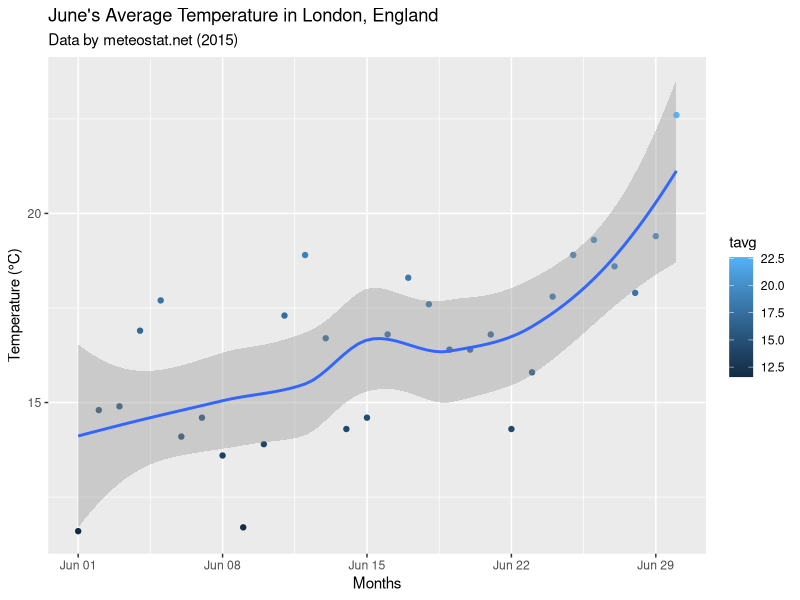
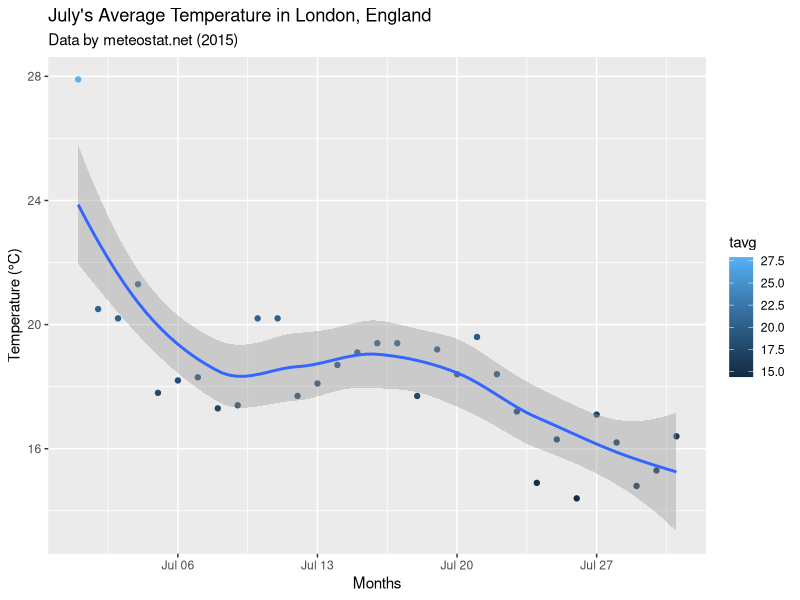
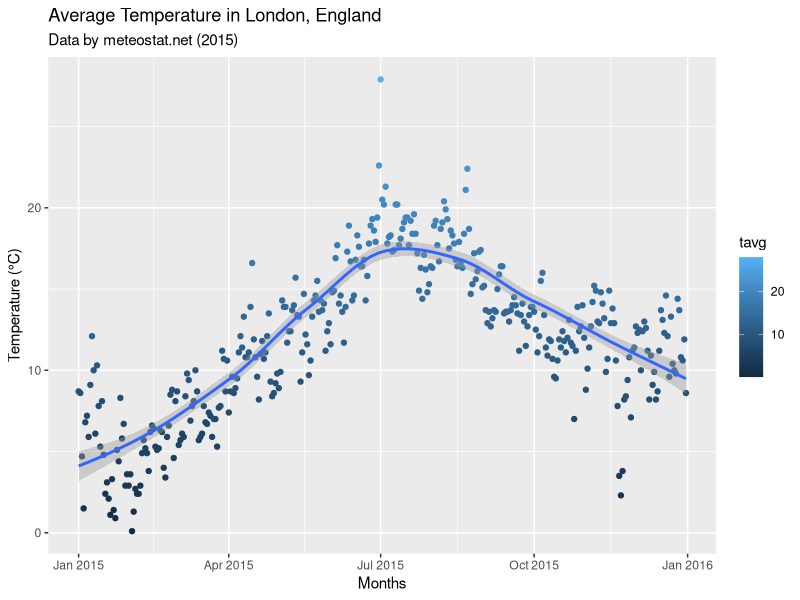
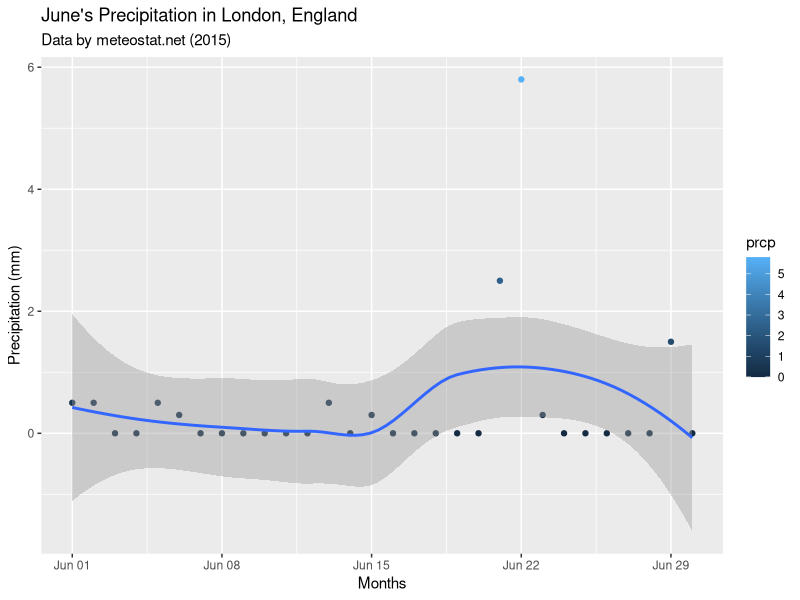
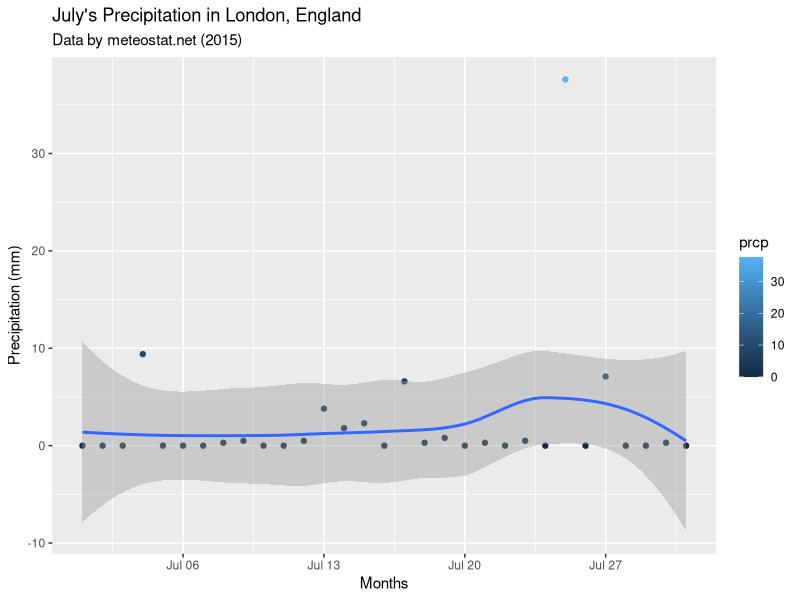
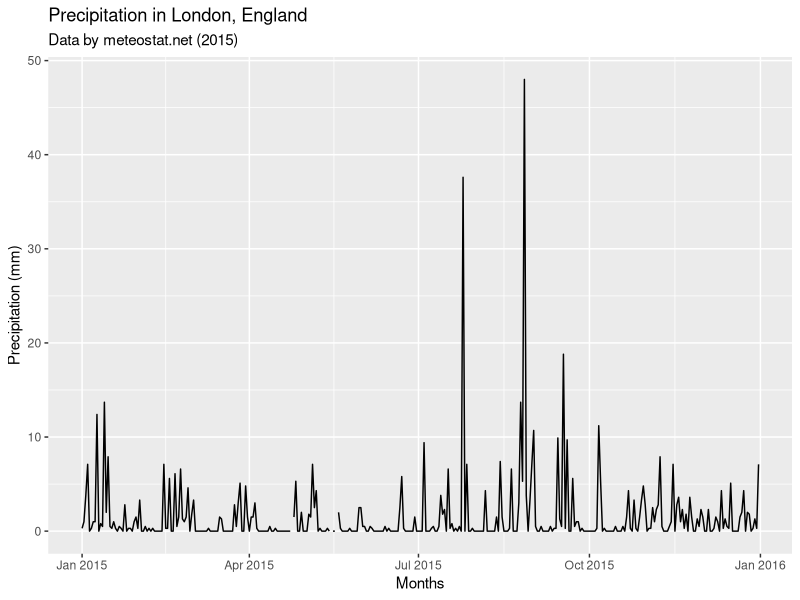
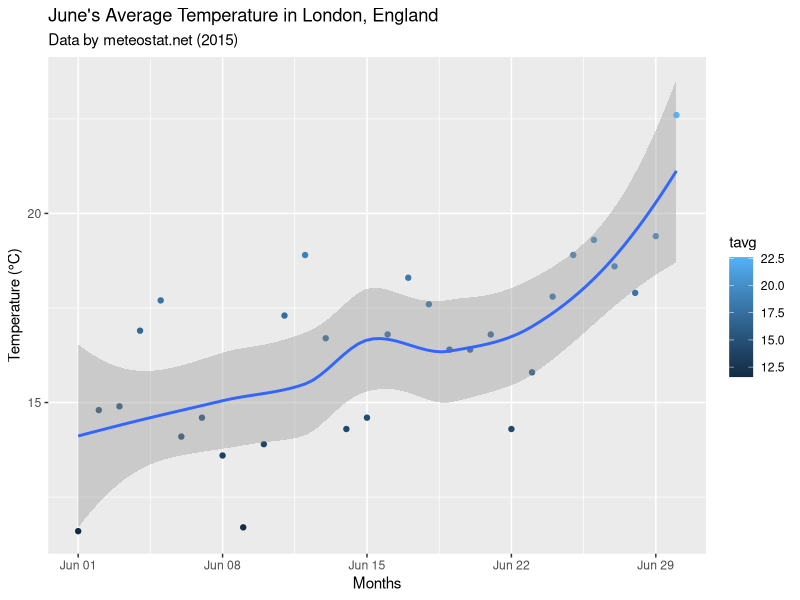
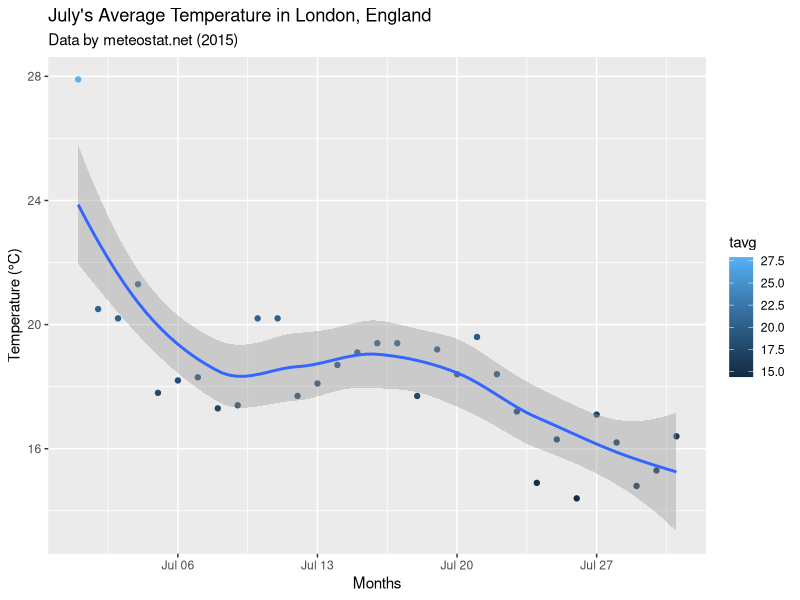

These figures' R source, in order:
## ---- chunk 1
library(readr)
library(dplyr)
library(tidyverse) 
## ---- chunk 2
library(readr)
England_df <- read_csv("England_data.csv")
 
## ---- chunk 3

# Inspect Data
England_df %>% dim()

precipitation <- England_df$prcp

# average prcp
average_precipitation <- mean(precipitation,na.rm=TRUE)
average_precipitation

# Variance and SD for the year
precipitation_var <- var(precipitation,na.rm=TRUE)
print(precipitation_var) 

precipitation_standard_deviation <- sd(precipitation,na.rm=TRUE)
print(precipitation_standard_deviation)

#Inspect once again for june and july 
june <- England_df %>% 
  select(date, tavg, tmin, tmax, prcp, snow, wdir, wspd, wpgt, pres, tsun) %>%
  filter(between(date, as.Date("2015-06-01"), as.Date("2015-06-30")))
june 

july <- England_df %>% 
  select(date, tavg, tmin, tmax, prcp, snow, wdir, wspd, wpgt, pres, tsun) %>%
  filter(between(date, as.Date("2015-07-01"), as.Date("2015-07-31")))
july

# Get monthly precipitation average
mean(june$prcp, na.rm=TRUE)
mean(july$prcp, na.rm=TRUE)

# Get monthly precipitation standard deviation
sd(june$prcp, na.rm=TRUE) 
sd(july$prcp, na.rm=TRUE)

# Analyze by month

precipitation_stats <- England_df %>%
group_by(date) %>%
summarize(mean = mean(prcp,na.rm=TRUE),
standard_deviation = sd(prcp,na.rm=TRUE))

precipitation_stats
## ---- chunk 4
june_temp <- june %>% ggplot(aes(x = date, y = tavg)) + geom_point(aes(colour = tavg))+
  geom_smooth() + labs(title="June's Average Temperature in London, England", 
       subtitle="Data by meteostat.net (2015)", x="Months", 
       y="Temperature (°C)")
june_temp
ggsave("june_temp.png")

july_temp <- july %>% ggplot(aes(x = date, y = tavg)) + geom_point(aes(colour = tavg))+
  geom_smooth() + labs(title="July's Average Temperature in London, England", 
       subtitle="Data by meteostat.net (2015)", x="Months", 
       y="Temperature (°C)")
july_temp
ggsave("july_temp.png")

England_df_temp <- England_df %>% ggplot(aes(x = date, y = tavg)) + geom_point(aes(colour = tavg))+
  geom_smooth() + labs(title="Average Temperature in London, England", 
       subtitle="Data by meteostat.net (2015)", x="Months", 
       y="Temperature (°C)")
England_df_temp
ggsave("England_df_temp.png")

june_prcp <- june %>% ggplot(aes(x = date, y = prcp)) + geom_point(aes(colour = prcp)) + 
  geom_smooth() + labs(title="June's Precipitation in London, England", 
       subtitle="Data by meteostat.net (2015)", x="Months", 
       y="Precipitation (mm)")
june_prcp
ggsave("june_prcp.png")

july_prcp <- july %>% ggplot(aes(x = date, y = prcp)) + geom_point(aes(colour = prcp)) +
  geom_smooth() + labs(title="July's Precipitation in London, England", 
       subtitle="Data by meteostat.net (2015)", x="Months", 
       y="Precipitation (mm)")
july_prcp
ggsave("july_prcp.png")

England_df_prcp <- England_df %>% ggplot(aes(x = date, y = prcp)) + geom_line() + 
  labs(title="Precipitation in London, England", 
       subtitle="Data by meteostat.net (2015)", x="Months", 
       y="Precipitation (mm)")
England_df_prcp
ggsave("England_df_prcp.png")
